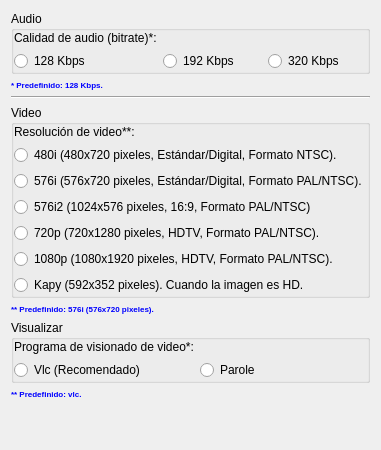
     <widget class="QWidget" name="tab">
      <attribute name="icon">
       <iconset resource="recoverdrake.qrc">
        <normaloff>:/Imagenes/multimedia.png</normaloff>:/Imagenes/multimedia.png</iconset>
      </attribute>
      <attribute name="title">
       <string>Audio/Video</string>
      </attribute>
      <layout class="QGridLayout" name="gridLayout_19">
       <item row="3" column="0">
        <layout class="QGridLayout" name="gridLayout_18">
         <item row="0" column="0">
          <widget class="QGroupBox" name="groupBox_12">
           <property name="title">
            <string>Visualizar</string>
           </property>
           <layout class="QGridLayout" name="gridLayout_21">
            <property name="leftMargin">
             <number>0</number>
            </property>
            <property name="topMargin">
             <number>0</number>
            </property>
            <property name="rightMargin">
             <number>0</number>
            </property>
            <property name="bottomMargin">
             <number>0</number>
            </property>
            <item row="0" column="0">
             <widget class="QLabel" name="label_106">
              <property name="text">
               <string>Programa de visionado de video*:</string>
              </property>
             </widget>
            </item>
            <item row="1" column="0">
             <widget class="QRadioButton" name="radioButton_18">
              <property name="text">
               <string>Vlc (Recomendado)</string>
              </property>
             </widget>
            </item>
            <item row="1" column="1">
             <widget class="QRadioButton" name="radioButton_19">
              <property name="text">
               <string>Parole</string>
              </property>
             </widget>
            </item>
           </layout>
          </widget>
         </item>
         <item row="1" column="0">
          <widget class="QLabel" name="label_114">
           <property name="palette">
            <palette>
             <active>
              <colorrole role="Button">
               <brush brushstyle="SolidPattern">
                <color alpha="255">
                 <red>170</red>
                 <green>170</green>
                 <blue>127</blue>
                </color>
               </brush>
              </colorrole>
              <colorrole role="Text">
               <brush brushstyle="SolidPattern">
                <color alpha="255">
                 <red>0</red>
                 <green>0</green>
                 <blue>255</blue>
                </color>
               </brush>
              </colorrole>
              <colorrole role="Base">
               <brush brushstyle="SolidPattern">
                <color alpha="255">
                 <red>170</red>
                 <green>170</green>
                 <blue>127</blue>
                </color>
               </brush>
              </colorrole>
              <colorrole role="Window">
               <brush brushstyle="SolidPattern">
                <color alpha="255">
                 <red>170</red>
                 <green>170</green>
                 <blue>127</blue>
                </color>
               </brush>
              </colorrole>
             </active>
             <inactive>
              <colorrole role="Button">
               <brush brushstyle="SolidPattern">
                <color alpha="255">
                 <red>170</red>
                 <green>170</green>
                 <blue>127</blue>
                </color>
               </brush>
              </colorrole>
              <colorrole role="Text">
               <brush brushstyle="SolidPattern">
                <color alpha="255">
                 <red>0</red>
                 <green>0</green>
                 <blue>255</blue>
                </color>
               </brush>
              </colorrole>
              <colorrole role="Base">
               <brush brushstyle="SolidPattern">
                <color alpha="255">
                 <red>170</red>
                 <green>170</green>
                 <blue>127</blue>
                </color>
               </brush>
              </colorrole>
              <colorrole role="Window">
               <brush brushstyle="SolidPattern">
                <color alpha="255">
                 <red>170</red>
                 <green>170</green>
                 <blue>127</blue>
                </color>
               </brush>
              </colorrole>
             </inactive>
             <disabled>
              <colorrole role="Button">
               <brush brushstyle="SolidPattern">
                <color alpha="255">
                 <red>170</red>
                 <green>170</green>
                 <blue>127</blue>
                </color>
               </brush>
              </colorrole>
              <colorrole role="Text">
               <brush brushstyle="SolidPattern">
                <color alpha="255">
                 <red>120</red>
                 <green>122</green>
                 <blue>124</blue>
                </color>
               </brush>
              </colorrole>
              <colorrole role="Base">
               <brush brushstyle="SolidPattern">
                <color alpha="255">
                 <red>170</red>
                 <green>170</green>
                 <blue>127</blue>
                </color>
               </brush>
              </colorrole>
              <colorrole role="Window">
               <brush brushstyle="SolidPattern">
                <color alpha="255">
                 <red>170</red>
                 <green>170</green>
                 <blue>127</blue>
                </color>
               </brush>
              </colorrole>
             </disabled>
            </palette>
           </property>
           <property name="font">
            <font>
             <pointsize>6</pointsize>
             <weight>75</weight>
             <bold>true</bold>
            </font>
           </property>
           <property name="text">
            <string>&lt;!DOCTYPE HTML PUBLIC &quot;-//W3C//DTD HTML 4.0//EN&quot; &quot;http://www.w3.org/TR/REC-html40/strict.dtd&quot;&gt;
&lt;html&gt;&lt;head&gt;&lt;meta name=&quot;qrichtext&quot; content=&quot;1&quot; /&gt;&lt;style type=&quot;text/css&quot;&gt;
p, li { white-space: pre-wrap; }
&lt;/style&gt;&lt;/head&gt;&lt;body style=&quot; font-family:'Sans Serif'; font-size:6pt; font-weight:600; font-style:normal;&quot;&gt;
&lt;p style=&quot; margin-top:0px; margin-bottom:0px; margin-left:0px; margin-right:0px; -qt-block-indent:0; text-indent:0px;&quot;&gt;&lt;span style=&quot; color:#0000ff;&quot;&gt;** Predefinido: vlc.&lt;/span&gt;&lt;/p&gt;&lt;/body&gt;&lt;/html&gt;</string>
           </property>
          </widget>
         </item>
        </layout>
       </item>
       <item row="2" column="0">
        <layout class="QFormLayout" name="formLayout">
         <item row="1" column="0">
          <widget class="QLabel" name="label_15">
           <property name="palette">
            <palette>
             <active>
              <colorrole role="Button">
               <brush brushstyle="SolidPattern">
                <color alpha="255">
                 <red>170</red>
                 <green>170</green>
                 <blue>127</blue>
                </color>
               </brush>
              </colorrole>
              <colorrole role="Text">
               <brush brushstyle="SolidPattern">
                <color alpha="255">
                 <red>0</red>
                 <green>0</green>
                 <blue>255</blue>
                </color>
               </brush>
              </colorrole>
              <colorrole role="Base">
               <brush brushstyle="SolidPattern">
                <color alpha="255">
                 <red>170</red>
                 <green>170</green>
                 <blue>127</blue>
                </color>
               </brush>
              </colorrole>
              <colorrole role="Window">
               <brush brushstyle="SolidPattern">
                <color alpha="255">
                 <red>170</red>
                 <green>170</green>
                 <blue>127</blue>
                </color>
               </brush>
              </colorrole>
             </active>
             <inactive>
              <colorrole role="Button">
               <brush brushstyle="SolidPattern">
                <color alpha="255">
                 <red>170</red>
                 <green>170</green>
                 <blue>127</blue>
                </color>
               </brush>
              </colorrole>
              <colorrole role="Text">
               <brush brushstyle="SolidPattern">
                <color alpha="255">
                 <red>0</red>
                 <green>0</green>
                 <blue>255</blue>
                </color>
               </brush>
              </colorrole>
              <colorrole role="Base">
               <brush brushstyle="SolidPattern">
                <color alpha="255">
                 <red>170</red>
                 <green>170</green>
                 <blue>127</blue>
                </color>
               </brush>
              </colorrole>
              <colorrole role="Window">
               <brush brushstyle="SolidPattern">
                <color alpha="255">
                 <red>170</red>
                 <green>170</green>
                 <blue>127</blue>
                </color>
               </brush>
              </colorrole>
             </inactive>
             <disabled>
              <colorrole role="Button">
               <brush brushstyle="SolidPattern">
                <color alpha="255">
                 <red>170</red>
                 <green>170</green>
                 <blue>127</blue>
                </color>
               </brush>
              </colorrole>
              <colorrole role="Text">
               <brush brushstyle="SolidPattern">
                <color alpha="255">
                 <red>120</red>
                 <green>122</green>
                 <blue>124</blue>
                </color>
               </brush>
              </colorrole>
              <colorrole role="Base">
               <brush brushstyle="SolidPattern">
                <color alpha="255">
                 <red>170</red>
                 <green>170</green>
                 <blue>127</blue>
                </color>
               </brush>
              </colorrole>
              <colorrole role="Window">
               <brush brushstyle="SolidPattern">
                <color alpha="255">
                 <red>170</red>
                 <green>170</green>
                 <blue>127</blue>
                </color>
               </brush>
              </colorrole>
             </disabled>
            </palette>
           </property>
           <property name="font">
            <font>
             <pointsize>6</pointsize>
             <weight>75</weight>
             <bold>true</bold>
            </font>
           </property>
           <property name="text">
            <string>&lt;!DOCTYPE HTML PUBLIC &quot;-//W3C//DTD HTML 4.0//EN&quot; &quot;http://www.w3.org/TR/REC-html40/strict.dtd&quot;&gt;
&lt;html&gt;&lt;head&gt;&lt;meta name=&quot;qrichtext&quot; content=&quot;1&quot; /&gt;&lt;style type=&quot;text/css&quot;&gt;
p, li { white-space: pre-wrap; }
&lt;/style&gt;&lt;/head&gt;&lt;body style=&quot; font-family:'Sans Serif'; font-size:6pt; font-weight:600; font-style:normal;&quot;&gt;
&lt;p style=&quot; margin-top:0px; margin-bottom:0px; margin-left:0px; margin-right:0px; -qt-block-indent:0; text-indent:0px;&quot;&gt;&lt;span style=&quot; color:#0000ff;&quot;&gt;** Predefinido: 576i (576x720 pixeles).&lt;/span&gt;&lt;/p&gt;&lt;/body&gt;&lt;/html&gt;</string>
           </property>
          </widget>
         </item>
         <item row="0" column="0" colspan="2">
          <widget class="QGroupBox" name="groupBox_2">
           <property name="title">
            <string>Video</string>
           </property>
           <layout class="QGridLayout" name="gridLayout_20">
            <property name="leftMargin">
             <number>0</number>
            </property>
            <property name="topMargin">
             <number>0</number>
            </property>
            <property name="rightMargin">
             <number>0</number>
            </property>
            <property name="bottomMargin">
             <number>0</number>
            </property>
            <item row="0" column="0">
             <widget class="QLabel" name="label_14">
              <property name="text">
               <string>Resolución de video**:</string>
              </property>
             </widget>
            </item>
            <item row="1" column="0">
             <widget class="QRadioButton" name="radioButton_4">
              <property name="text">
               <string>480i (480x720 pixeles, Estándar/Digital, Formato NTSC).</string>
              </property>
             </widget>
            </item>
            <item row="2" column="0">
             <widget class="QRadioButton" name="radioButton_5">
              <property name="text">
               <string>576i (576x720 pixeles, Estándar/Digital, Formato PAL/NTSC).</string>
              </property>
             </widget>
            </item>
            <item row="3" column="0">
             <widget class="QRadioButton" name="radioButton_6">
              <property name="text">
               <string>576i2 (1024x576 pixeles, 16:9, Formato PAL/NTSC)</string>
              </property>
             </widget>
            </item>
            <item row="4" column="0">
             <widget class="QRadioButton" name="radioButton_7">
              <property name="text">
               <string>720p (720x1280 pixeles, HDTV, Formato PAL/NTSC).</string>
              </property>
             </widget>
            </item>
            <item row="5" column="0">
             <widget class="QRadioButton" name="radioButton_8">
              <property name="text">
               <string>1080p (1080x1920 pixeles, HDTV, Formato PAL/NTSC).</string>
              </property>
             </widget>
            </item>
            <item row="6" column="0">
             <widget class="QRadioButton" name="radioButton_9">
              <property name="text">
               <string>Kapy (592x352 pixeles). Cuando la imagen es HD.</string>
              </property>
             </widget>
            </item>
           </layout>
          </widget>
         </item>
        </layout>
       </item>
       <item row="0" column="0">
        <layout class="QGridLayout" name="gridLayout_17">
         <item row="0" column="0">
          <widget class="QGroupBox" name="groupBox">
           <property name="title">
            <string>Audio</string>
           </property>
           <layout class="QGridLayout" name="gridLayout_16">
            <property name="leftMargin">
             <number>0</number>
            </property>
            <property name="topMargin">
             <number>0</number>
            </property>
            <property name="rightMargin">
             <number>0</number>
            </property>
            <property name="bottomMargin">
             <number>0</number>
            </property>
            <item row="0" column="0">
             <widget class="QLabel" name="label">
              <property name="text">
               <string>Calidad de audio (bitrate)*:</string>
              </property>
             </widget>
            </item>
            <item row="1" column="0">
             <widget class="QRadioButton" name="radioButton">
              <property name="text">
               <string>128 Kbps</string>
              </property>
             </widget>
            </item>
            <item row="1" column="1">
             <widget class="QRadioButton" name="radioButton_2">
              <property name="text">
               <string>192 Kbps</string>
              </property>
             </widget>
            </item>
            <item row="1" column="2">
             <widget class="QRadioButton" name="radioButton_3">
              <property name="text">
               <string>320 Kbps</string>
              </property>
             </widget>
            </item>
           </layout>
          </widget>
         </item>
         <item row="1" column="0">
          <widget class="QLabel" name="label_2">
           <property name="palette">
            <palette>
             <active>
              <colorrole role="Button">
               <brush brushstyle="SolidPattern">
                <color alpha="255">
                 <red>170</red>
                 <green>170</green>
                 <blue>127</blue>
                </color>
               </brush>
              </colorrole>
              <colorrole role="Text">
               <brush brushstyle="SolidPattern">
                <color alpha="255">
                 <red>0</red>
                 <green>0</green>
                 <blue>255</blue>
                </color>
               </brush>
              </colorrole>
              <colorrole role="Base">
               <brush brushstyle="SolidPattern">
                <color alpha="255">
                 <red>170</red>
                 <green>170</green>
                 <blue>127</blue>
                </color>
               </brush>
              </colorrole>
              <colorrole role="Window">
               <brush brushstyle="SolidPattern">
                <color alpha="255">
                 <red>170</red>
                 <green>170</green>
                 <blue>127</blue>
                </color>
               </brush>
              </colorrole>
             </active>
             <inactive>
              <colorrole role="Button">
               <brush brushstyle="SolidPattern">
                <color alpha="255">
                 <red>170</red>
                 <green>170</green>
                 <blue>127</blue>
                </color>
               </brush>
              </colorrole>
              <colorrole role="Text">
               <brush brushstyle="SolidPattern">
                <color alpha="255">
                 <red>0</red>
                 <green>0</green>
                 <blue>255</blue>
                </color>
               </brush>
              </colorrole>
              <colorrole role="Base">
               <brush brushstyle="SolidPattern">
                <color alpha="255">
                 <red>170</red>
                 <green>170</green>
                 <blue>127</blue>
                </color>
               </brush>
              </colorrole>
              <colorrole role="Window">
               <brush brushstyle="SolidPattern">
                <color alpha="255">
                 <red>170</red>
                 <green>170</green>
                 <blue>127</blue>
                </color>
               </brush>
              </colorrole>
             </inactive>
             <disabled>
              <colorrole role="Button">
               <brush brushstyle="SolidPattern">
                <color alpha="255">
                 <red>170</red>
                 <green>170</green>
                 <blue>127</blue>
                </color>
               </brush>
              </colorrole>
              <colorrole role="Text">
               <brush brushstyle="SolidPattern">
                <color alpha="255">
                 <red>120</red>
                 <green>122</green>
                 <blue>124</blue>
                </color>
               </brush>
              </colorrole>
              <colorrole role="Base">
               <brush brushstyle="SolidPattern">
                <color alpha="255">
                 <red>170</red>
                 <green>170</green>
                 <blue>127</blue>
                </color>
               </brush>
              </colorrole>
              <colorrole role="Window">
               <brush brushstyle="SolidPattern">
                <color alpha="255">
                 <red>170</red>
                 <green>170</green>
                 <blue>127</blue>
                </color>
               </brush>
              </colorrole>
             </disabled>
            </palette>
           </property>
           <property name="font">
            <font>
             <pointsize>6</pointsize>
             <weight>75</weight>
             <bold>true</bold>
            </font>
           </property>
           <property name="text">
            <string>&lt;!DOCTYPE HTML PUBLIC &quot;-//W3C//DTD HTML 4.0//EN&quot; &quot;http://www.w3.org/TR/REC-html40/strict.dtd&quot;&gt;
&lt;html&gt;&lt;head&gt;&lt;meta name=&quot;qrichtext&quot; content=&quot;1&quot; /&gt;&lt;style type=&quot;text/css&quot;&gt;
p, li { white-space: pre-wrap; }
&lt;/style&gt;&lt;/head&gt;&lt;body style=&quot; font-family:'Sans Serif'; font-size:6pt; font-weight:600; font-style:normal;&quot;&gt;
&lt;p style=&quot; margin-top:0px; margin-bottom:0px; margin-left:0px; margin-right:0px; -qt-block-indent:0; text-indent:0px;&quot;&gt;&lt;span style=&quot; color:#0000ff;&quot;&gt;* Predefinido: 128 Kbps.&lt;/span&gt;&lt;/p&gt;&lt;/body&gt;&lt;/html&gt;</string>
           </property>
          </widget>
         </item>
        </layout>
       </item>
       <item row="1" column="0">
        <widget class="Line" name="line_8">
         <property name="orientation">
          <enum>Qt::Horizontal</enum>
         </property>
        </widget>
       </item>
       <item row="4" column="0">
        <spacer name="verticalSpacer">
         <property name="orientation">
          <enum>Qt::Vertical</enum>
         </property>
         <property name="sizeHint" stdset="0">
          <size>
           <width>20</width>
           <height>40</height>
          </size>
         </property>
        </spacer>
       </item>
      </layout>
     </widget>
